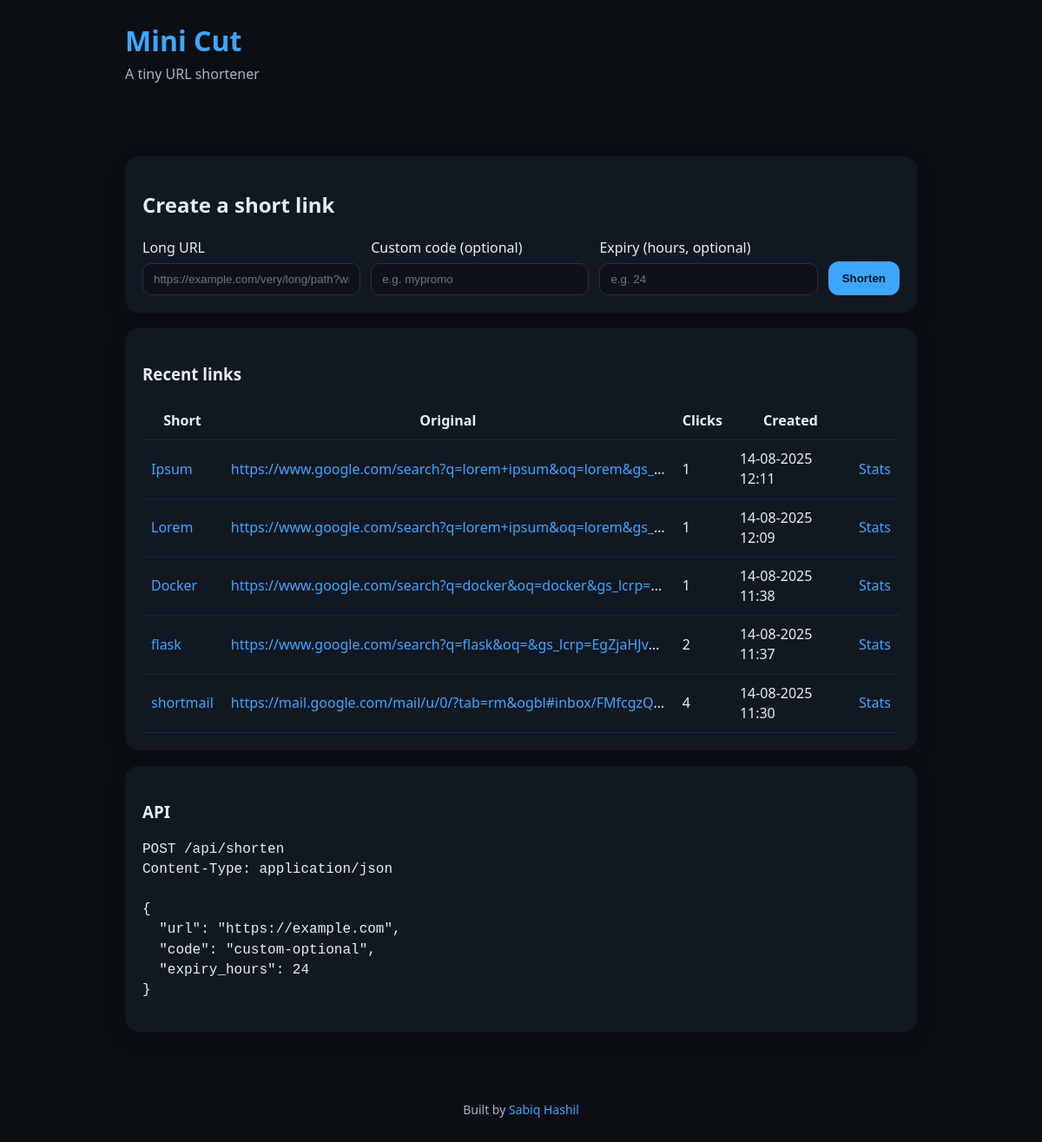
The page / on the database its author committed.
### models.py (models this page shows, shortened)
class Link(db.Model):
    __tablename__ = "links"
    id = db.Column(db.Integer, primary_key=True)
    code = db.Column(db.String(16), nullable=False, unique=True, index=True)
    original_url = db.Column(db.Text, nullable=False)
    created_at = db.Column(db.DateTime, nullable=False, default=datetime.utcnow, index=True)
    expires_at = db.Column(db.DateTime, nullable=True, index=True)
    clicks = db.Column(db.Integer, nullable=False, default=0)

### app.py (the view)
    @app.get("/")
    def home():
        recent = Link.query.order_by(Link.created_at.desc()).limit(10).all()
        return render_template("index.html", recent=recent)

### templates/index.html
{% extends "base.html" %} {% block content %}
<section class="card">
  <h2>Create a short link</h2>
  <form method="post" action="{{ url_for('shorten') }}" class="grid">
    <label>
      <span>Long URL</span>
      <input
        type="url"
        name="long_url"
        placeholder="https://example.com/very/long/path?with=params"
        required
      />
    </label>
    <label>
      <span>Custom code (optional)</span>
      <input
        type="text"
        name="custom_code"
        placeholder="e.g. mypromo"
        maxlength="16"
        pattern="[A-Za-z0-9]+"
      />
    </label>
    <label>
      <span>Expiry (hours, optional)</span>
      <input
        type="number"
        name="expiry_hours"
        min="1"
        step="1"
        placeholder="e.g. 24"
      />
    </label>
    <button type="submit">Shorten</button>
  </form>
</section>
<section class="card">
  <h3>Recent links</h3>
  {% if recent %}
  <table>
    <thead>
      <tr>
        <th>Short</th>
        <th>Original</th>
        <th>Clicks</th>
        <th>Created</th>
        <th></th>
      </tr>
    </thead>
    <tbody>
      {% for link in recent %}
      <tr>
        <td>
          <a
            href="{{ url_for('resolve', code=link.code, _external=True) }}"
            target="_blank"
            >{{ link.code }}</a
          >
        </td>
        <td class="truncate">
          <a href="{{ link.original_url }}" target="_blank"
            >{{ link.original_url }}</a
          >
        </td>
        <td>{{ link.clicks }}</td>
        <td>{{ link.created_at|localtime }}</td>
        <td><a href="{{ url_for('stats', code=link.code) }}">Stats</a></td>
      </tr>
      {% endfor %}
    </tbody>
  </table>
  {% else %}
  <p class="muted">No links yet. Create your first one above.</p>
  {% endif %}
</section>
<section class="card">
  <h3>API</h3>
  <pre>
POST /api/shorten
Content-Type: application/json
{
  "url": "https://example.com",
  "code": "custom-optional",
  "expiry_hours": 24
}</pre
  >
</section>
{% endblock %}

### templates/base.html (shortened to what this page needs)
<!DOCTYPE html>
<html lang="en">
  <head>
    <link
      rel="stylesheet"
      href="{{ url_for('static', filename='styles.css') }}"
    />
  </head>
  <body>
    <header class="container">
      <h1><a href="{{ url_for('home') }}">Mini Cut</a></h1>
      <p class="muted">A tiny URL shortener</p>
    </header>
    <main class="container">
       {% block content %}{% endblock %} {{
    </main>
    <footer class="container footer">
      <p>
        Built by <a href="https://sabiqhashil.vercel.app">Sabiq Hashil</a>
      </p>
    </footer>
  </body>
</html>

### static/styles.css (style rules this page uses)
:root { --bg: #0b0f14; --fg: #e6eef5; --muted: #a7b3c2; --card: #121822; --accent: #3ea6ff; --danger: #ff5d6c; --ok: #1bd760; }
* { box-sizing: border-box; }
body { margin: 0; background: var(--bg); color: var(--fg); font: 16px/1.45 system-ui, -apple-system, Segoe UI, Roboto, Ubuntu, "Helvetica Neue", Arial; }
a { color: var(--accent); text-decoration: none; }
.container { max-width: 960px; margin: 0 auto; padding: 24px; }
header h1 { margin: 0; }
header .muted { color: var(--muted); margin-top: 4px; }
.card { background: var(--card); padding: 20px; border-radius: 16px; box-shadow: 0 8px 24px rgba(0, 0, 0, 0.25); margin: 18px 0; }
.grid { display: grid; gap: 12px; grid-template-columns: 1fr 1fr 1fr auto; align-items: end; }
label { display: flex; flex-direction: column; gap: 6px; }
input { padding: 10px 12px; border-radius: 10px; border: 1px solid #273040; background: #0d121a; color: var(--fg); }
button { padding: 12px 16px; border: none; border-radius: 12px; background: var(--accent); color: #00162a; font-weight: 700; cursor: pointer; }
table { width: 100%; border-collapse: collapse; }
th, td { padding: 10px; border-bottom: 1px solid #1e2633; }
.truncate { max-width: 520px; overflow: hidden; text-overflow: ellipsis; white-space: nowrap; }
.footer { color: var(--muted); font-size: 14px; text-align: center; }

### rows shown on the page
Link: code "Ipsum", original_url "https://www.google.com/search?q=lorem+ipsum&oq=lorem&gs_…", clicks "1", created_at "14-08-2025 12:11"
Link: code "Lorem", original_url "https://www.google.com/search?q=lorem+ipsum&oq=lorem&gs_…", clicks "1", created_at "14-08-2025 12:09"
Link: code "Docker", original_url "https://www.google.com/search?q=docker&oq=docker&gs_lcrp=…", clicks "1", created_at "14-08-2025 11:38"
Link: code "flask", original_url "https://www.google.com/search?q=flask&oq=&gs_lcrp=EgZjaHJv…", clicks "2", created_at "14-08-2025 11:37"
Link: code "shortmail", original_url "https://mail.google.com/mail/u/0/?tab=rm&ogbl#inbox/FMfcgzQ…", clicks "4", created_at "14-08-2025 11:30"
